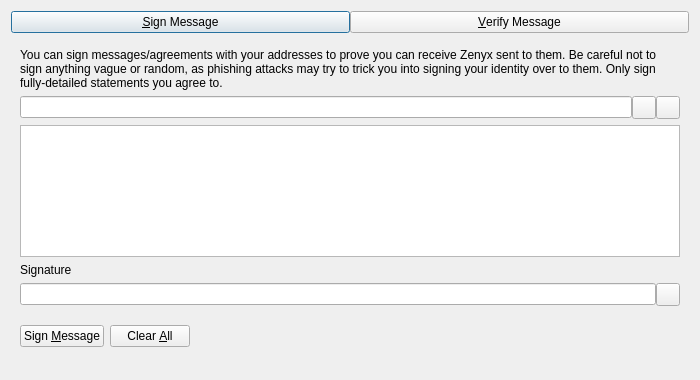
<?xml version="1.0" encoding="UTF-8"?>
<ui version="4.0">
 <class>SignVerifyMessageDialog</class>
 <widget class="QDialog" name="SignVerifyMessageDialog">
  <property name="geometry">
   <rect>
    <x>0</x>
    <y>0</y>
    <width>700</width>
    <height>380</height>
   </rect>
  </property>
  <property name="windowTitle">
   <string>Signatures - Sign / Verify a Message</string>
  </property>
  <property name="modal">
   <bool>true</bool>
  </property>
  <layout class="QVBoxLayout" name="verticalLayout">
   <item>
    <layout class="QHBoxLayout" name="horizontalLayout_Buttons_2">
     <property name="spacing">
      <number>0</number>
     </property>
     <property name="topMargin">
      <number>0</number>
     </property>
     <item>
      <widget class="QPushButton" name="btnSignMessage">
       <property name="text">
        <string>&amp;Sign Message</string>
       </property>
       <property name="checkable">
        <bool>true</bool>
       </property>
      </widget>
     </item>
     <item>
      <widget class="QPushButton" name="btnVerifyMessage">
       <property name="text">
        <string>&amp;Verify Message</string>
       </property>
       <property name="checkable">
        <bool>true</bool>
       </property>
      </widget>
     </item>
    </layout>
   </item>
   <item>
    <widget class="QStackedWidget" name="stackedWidgetSig">
     <property name="minimumSize">
      <size>
       <width>0</width>
       <height>0</height>
      </size>
     </property>
     <property name="currentIndex">
      <number>0</number>
     </property>
     <widget class="QWidget" name="pageSignMessage">
      <layout class="QVBoxLayout" name="verticalLayout_SM">
       <item>
        <widget class="QLabel" name="infoLabel_SM">
         <property name="text">
          <string>You can sign messages/agreements with your addresses to prove you can receive Zenyx sent to them. Be careful not to sign anything vague or random, as phishing attacks may try to trick you into signing your identity over to them. Only sign fully-detailed statements you agree to.</string>
         </property>
         <property name="textFormat">
          <enum>Qt::PlainText</enum>
         </property>
         <property name="wordWrap">
          <bool>true</bool>
         </property>
        </widget>
       </item>
       <item>
        <layout class="QHBoxLayout" name="horizontalLayout_1_SM">
         <property name="spacing">
          <number>0</number>
         </property>
         <item>
          <widget class="QValidatedLineEdit" name="addressIn_SM">
           <property name="toolTip">
            <string>The Zenyx address to sign the message with</string>
           </property>
          </widget>
         </item>
         <item>
          <widget class="QToolButton" name="addressBookButton_SM">
           <property name="toolTip">
            <string>Choose previously used address</string>
           </property>
           <property name="text">
            <string/>
           </property>
           <property name="shortcut">
            <string>Alt+A</string>
           </property>
          </widget>
         </item>
         <item>
          <widget class="QToolButton" name="pasteButton_SM">
           <property name="toolTip">
            <string>Paste address from clipboard</string>
           </property>
           <property name="text">
            <string/>
           </property>
           <property name="shortcut">
            <string>Alt+P</string>
           </property>
          </widget>
         </item>
        </layout>
       </item>
       <item>
        <widget class="QPlainTextEdit" name="messageIn_SM">
         <property name="toolTip">
          <string>Enter the message you want to sign here</string>
         </property>
        </widget>
       </item>
       <item>
        <widget class="QLabel" name="signatureLabel_SM">
         <property name="text">
          <string>Signature</string>
         </property>
         <property name="textFormat">
          <enum>Qt::PlainText</enum>
         </property>
        </widget>
       </item>
       <item>
        <layout class="QHBoxLayout" name="horizontalLayout_2_SM">
         <property name="spacing">
          <number>0</number>
         </property>
         <item>
          <widget class="QLineEdit" name="signatureOut_SM">
           <property name="readOnly">
            <bool>true</bool>
           </property>
          </widget>
         </item>
         <item>
          <widget class="QToolButton" name="copySignatureButton_SM">
           <property name="toolTip">
            <string>Copy the current signature to the system clipboard</string>
           </property>
           <property name="text">
            <string/>
           </property>
          </widget>
         </item>
        </layout>
       </item>
       <item>
        <layout class="QHBoxLayout" name="horizontalLayout_3_SM">
         <item>
          <widget class="QPushButton" name="signMessageButton_SM">
           <property name="toolTip">
            <string>Sign the message to prove you own this Zenyx address</string>
           </property>
           <property name="text">
            <string>Sign &amp;Message</string>
           </property>
           <property name="autoDefault">
            <bool>false</bool>
           </property>
          </widget>
         </item>
         <item>
          <widget class="QPushButton" name="clearButton_SM">
           <property name="toolTip">
            <string>Reset all sign message fields</string>
           </property>
           <property name="text">
            <string>Clear &amp;All</string>
           </property>
           <property name="autoDefault">
            <bool>false</bool>
           </property>
          </widget>
         </item>
         <item>
          <spacer name="horizontalSpacer_1_SM">
           <property name="orientation">
            <enum>Qt::Horizontal</enum>
           </property>
           <property name="sizeHint" stdset="0">
            <size>
             <width>40</width>
             <height>48</height>
            </size>
           </property>
          </spacer>
         </item>
         <item>
          <widget class="QLabel" name="statusLabel_SM">
           <property name="text">
            <string/>
           </property>
           <property name="wordWrap">
            <bool>true</bool>
           </property>
          </widget>
         </item>
         <item>
          <spacer name="horizontalSpacer_2_SM">
           <property name="orientation">
            <enum>Qt::Horizontal</enum>
           </property>
           <property name="sizeHint" stdset="0">
            <size>
             <width>40</width>
             <height>48</height>
            </size>
           </property>
          </spacer>
         </item>
        </layout>
       </item>
      </layout>
     </widget>
     <widget class="QWidget" name="pageVerifyMessage">
      <layout class="QVBoxLayout" name="verticalLayout_VM">
       <item>
        <widget class="QLabel" name="infoLabel_VM">
         <property name="text">
          <string>Enter the receiver's address, message (ensure you copy line breaks, spaces, tabs, etc. exactly) and signature below to verify the message. Be careful not to read more into the signature than what is in the signed message itself, to avoid being tricked by a man-in-the-middle attack. Note that this only proves the signing party receives with the address, it cannot prove sendership of any transaction!</string>
         </property>
         <property name="textFormat">
          <enum>Qt::PlainText</enum>
         </property>
         <property name="alignment">
          <set>Qt::AlignLeading|Qt::AlignLeft|Qt::AlignTop</set>
         </property>
         <property name="wordWrap">
          <bool>true</bool>
         </property>
        </widget>
       </item>
       <item>
        <layout class="QHBoxLayout" name="horizontalLayout_1_VM">
         <property name="spacing">
          <number>0</number>
         </property>
         <item>
          <widget class="QValidatedLineEdit" name="addressIn_VM">
           <property name="toolTip">
            <string>The Zenyx address the message was signed with</string>
           </property>
          </widget>
         </item>
         <item>
          <widget class="QToolButton" name="addressBookButton_VM">
           <property name="toolTip">
            <string>Choose previously used address</string>
           </property>
           <property name="text">
            <string/>
           </property>
           <property name="shortcut">
            <string>Alt+A</string>
           </property>
          </widget>
         </item>
        </layout>
       </item>
       <item>
        <widget class="QPlainTextEdit" name="messageIn_VM"/>
       </item>
       <item>
        <widget class="QValidatedLineEdit" name="signatureIn_VM"/>
       </item>
       <item>
        <layout class="QHBoxLayout" name="horizontalLayout_2_VM">
         <item>
          <widget class="QPushButton" name="verifyMessageButton_VM">
           <property name="toolTip">
            <string>Verify the message to ensure it was signed with the specified Zenyx address</string>
           </property>
           <property name="text">
            <string>Verify &amp;Message</string>
           </property>
           <property name="autoDefault">
            <bool>false</bool>
           </property>
          </widget>
         </item>
         <item>
          <widget class="QPushButton" name="clearButton_VM">
           <property name="toolTip">
            <string>Reset all verify message fields</string>
           </property>
           <property name="text">
            <string>Clear &amp;All</string>
           </property>
           <property name="autoDefault">
            <bool>false</bool>
           </property>
          </widget>
         </item>
         <item>
          <spacer name="horizontalSpacer_1_VM">
           <property name="orientation">
            <enum>Qt::Horizontal</enum>
           </property>
           <property name="sizeHint" stdset="0">
            <size>
             <width>40</width>
             <height>48</height>
            </size>
           </property>
          </spacer>
         </item>
         <item>
          <widget class="QLabel" name="statusLabel_VM">
           <property name="text">
            <string/>
           </property>
           <property name="wordWrap">
            <bool>true</bool>
           </property>
          </widget>
         </item>
         <item>
          <spacer name="horizontalSpacer_2_VM">
           <property name="orientation">
            <enum>Qt::Horizontal</enum>
           </property>
           <property name="sizeHint" stdset="0">
            <size>
             <width>40</width>
             <height>48</height>
            </size>
           </property>
          </spacer>
         </item>
        </layout>
       </item>
      </layout>
     </widget>
    </widget>
   </item>
  </layout>
 </widget>
 <customwidgets>
  <customwidget>
   <class>QValidatedLineEdit</class>
   <extends>QLineEdit</extends>
   <header>qt/qvalidatedlineedit.h</header>
  </customwidget>
 </customwidgets>
 <resources>
  <include location="../zenyx.qrc"/>
 </resources>
 <connections/>
</ui>
